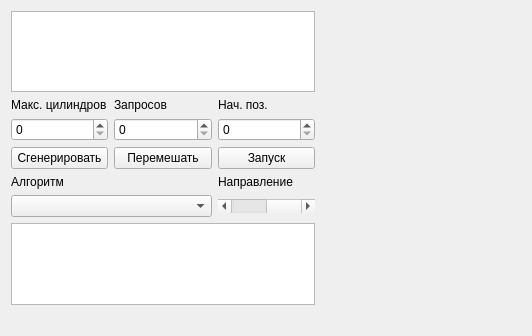
<?xml version="1.0" encoding="UTF-8"?>
<ui version="4.0">
 <class>Widget</class>
 <widget class="QWidget" name="Widget">
  <property name="geometry">
   <rect>
    <x>0</x>
    <y>0</y>
    <width>532</width>
    <height>336</height>
   </rect>
  </property>
  <property name="windowTitle">
   <string>Лабораторная по ОС №3</string>
  </property>
  <layout class="QVBoxLayout" name="verticalLayout">
   <item>
    <layout class="QGridLayout" name="gridLayout">
     <item row="1" column="0">
      <widget class="QLabel" name="label">
       <property name="text">
        <string>Макс. цилиндров</string>
       </property>
      </widget>
     </item>
     <item row="1" column="2">
      <widget class="QLabel" name="label_3">
       <property name="text">
        <string>Нач. поз.</string>
       </property>
      </widget>
     </item>
     <item row="2" column="0">
      <widget class="QSpinBox" name="cylinderCount"/>
     </item>
     <item row="2" column="1">
      <widget class="QSpinBox" name="queryCount"/>
     </item>
     <item row="2" column="2">
      <widget class="QSpinBox" name="startPosition"/>
     </item>
     <item row="3" column="0">
      <widget class="QPushButton" name="generateButton">
       <property name="text">
        <string>Сгенерировать</string>
       </property>
      </widget>
     </item>
     <item row="3" column="1">
      <widget class="QPushButton" name="shuffleButton">
       <property name="text">
        <string>Перемешать</string>
       </property>
      </widget>
     </item>
     <item row="3" column="2">
      <widget class="QPushButton" name="runButton">
       <property name="text">
        <string>Запуск</string>
       </property>
      </widget>
     </item>
     <item row="1" column="1">
      <widget class="QLabel" name="label_2">
       <property name="text">
        <string>Запросов</string>
       </property>
      </widget>
     </item>
     <item row="5" column="0" colspan="2">
      <widget class="QComboBox" name="algoBox"/>
     </item>
     <item row="0" column="0" colspan="3">
      <widget class="QTableWidget" name="inputTable">
       <attribute name="horizontalHeaderDefaultSectionSize">
        <number>50</number>
       </attribute>
      </widget>
     </item>
     <item row="6" column="0" colspan="3">
      <widget class="QTableWidget" name="outputTable">
       <attribute name="horizontalHeaderDefaultSectionSize">
        <number>50</number>
       </attribute>
      </widget>
     </item>
     <item row="5" column="2">
      <widget class="QScrollBar" name="directionBar">
       <property name="enabled">
        <bool>true</bool>
       </property>
       <property name="maximum">
        <number>1</number>
       </property>
       <property name="singleStep">
        <number>1</number>
       </property>
       <property name="pageStep">
        <number>1</number>
       </property>
       <property name="sliderPosition">
        <number>1</number>
       </property>
       <property name="tracking">
        <bool>false</bool>
       </property>
       <property name="orientation">
        <enum>Qt::Horizontal</enum>
       </property>
      </widget>
     </item>
     <item row="4" column="0" colspan="2">
      <widget class="QLabel" name="label_4">
       <property name="text">
        <string>Алгоритм</string>
       </property>
      </widget>
     </item>
     <item row="4" column="2">
      <widget class="QLabel" name="label_5">
       <property name="text">
        <string>Направление</string>
       </property>
      </widget>
     </item>
     <item row="0" column="3" rowspan="7">
      <widget class="HddWidget" name="hddSheme" native="true">
       <property name="minimumSize">
        <size>
         <width>200</width>
         <height>0</height>
        </size>
       </property>
      </widget>
     </item>
    </layout>
   </item>
   <item>
    <widget class="QLabel" name="infoLabel">
     <property name="text">
      <string/>
     </property>
    </widget>
   </item>
  </layout>
 </widget>
 <layoutdefault spacing="6" margin="11"/>
 <customwidgets>
  <customwidget>
   <class>HddWidget</class>
   <extends>QWidget</extends>
   <header>hddwidget.h</header>
   <container>1</container>
  </customwidget>
 </customwidgets>
 <resources/>
 <connections/>
</ui>
